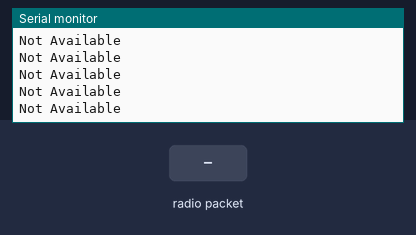
This sketch was run on a simulated Arduino Uno, built with avr-gcc and run on an emulated ATmega328P. Parts: the last lines printed to the serial monitor. The inputs (shaded band) are chosen by the test bench. No radio packets arrive unless stated.

Above: at 1.2 s.
1.3 s: radio packet "1" arrives
At 1.56 s:
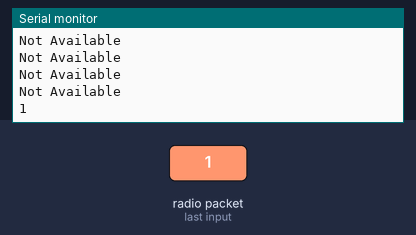
2.9 s: radio packet "0" arrives
At 3.16 s:
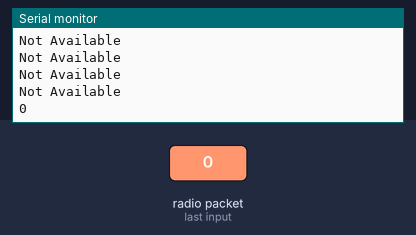
4.4 s: radio packet "2" arrives
At 4.57 s:
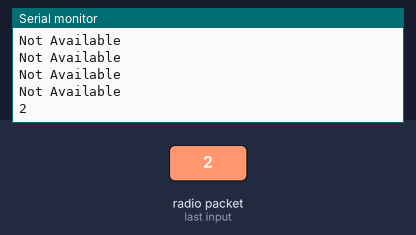

The sketch:

receiver.ino
```cpp
#include <SPI.h>
#include <nRF24L01.h>
#include <RF24.h>

RF24 radio(7, 8); // CE, CSN

const byte address[6] = "00001";

void setup() {
  Serial.begin(9600);
  radio.begin();

  // Check if the nRF24L01 module is connected
  if (radio.isChipConnected()) {
    Serial.println("nRF24L01 is connected successfully!");
  } else {
    Serial.println("ERROR: nRF24L01 is NOT connected. Please check wiring.");
    while (true); // Stop further execution if the module is not connected
  }

  radio.openReadingPipe(0, address);
  radio.setPALevel(RF24_PA_MAX);
  radio.setDataRate(RF24_2MBPS);
  radio.setChannel(119);  // Example of setting a higher channel
  radio.startListening();
}

void loop() {
  if (radio.available()) {
    char text[32] = "";
    radio.read(&text, sizeof(text));
    Serial.println(text);
  } else {
    Serial.println("Not Available");
  }

  delay(200); // Delay to reduce serial output frequency
}
```

Measured:
- after the input at 1.3 s, the serial monitor: prints a new line after 0.11 s (image 1)
- after the input at 2.9 s, the serial monitor: prints a new line after 0.11 s (image 2)
- after the input at 4.4 s, the serial monitor: prints a new line at once (image 3)
